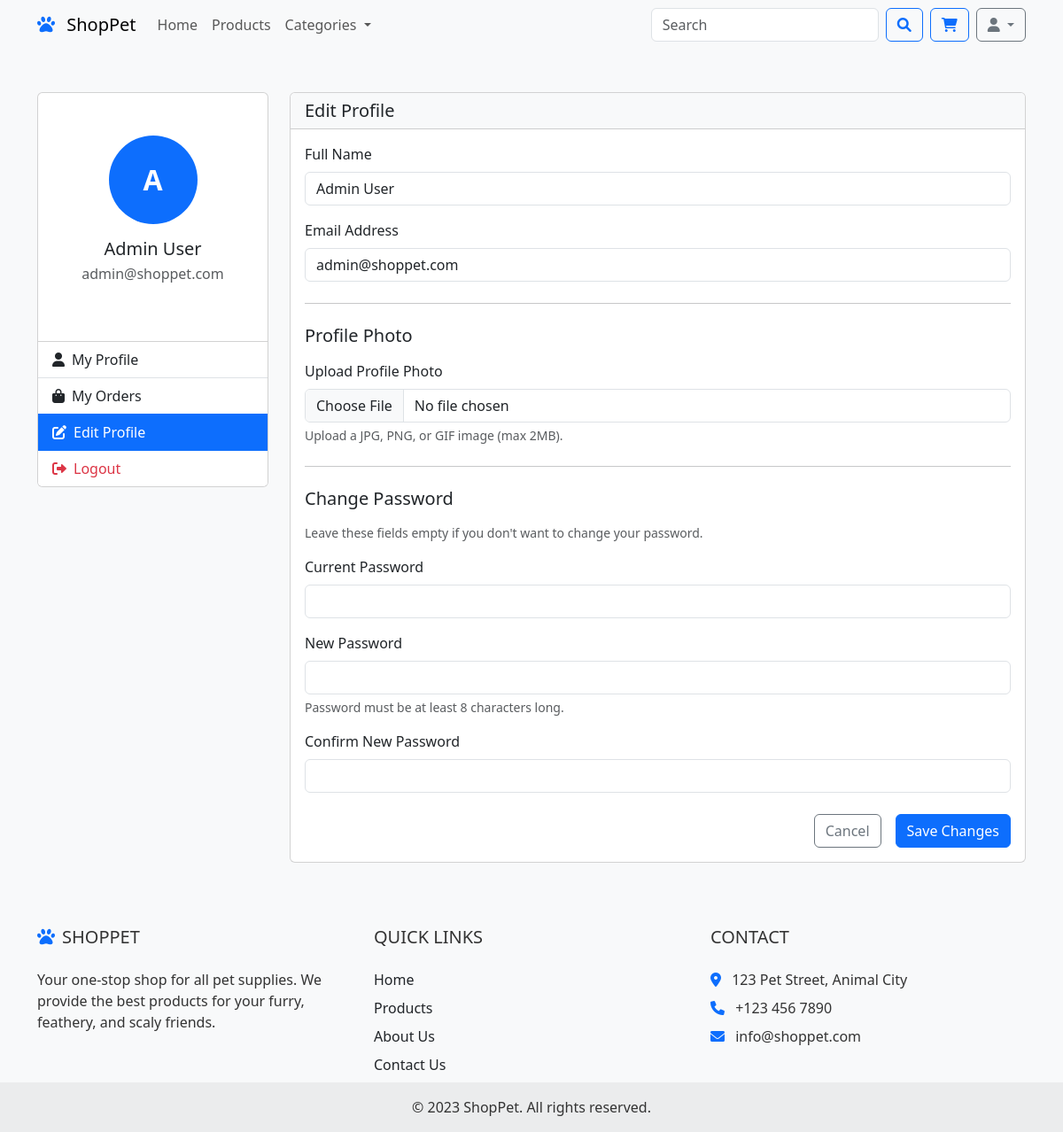
The page /edit_profile.php (signed in) on the database its author committed.
### tables this page shows
CREATE TABLE `users` (
  `id` int(11) NOT NULL,
  `name` varchar(100) NOT NULL,
  `email` varchar(100) NOT NULL,
  `password` varchar(255) NOT NULL,
  `role` enum('user','admin') NOT NULL DEFAULT 'user',
  `created_at` datetime NOT NULL,
  `updated_at` datetime DEFAULT NULL,
  `profile_image` varchar(255) DEFAULT NULL
);

### edit_profile.php (the view, shortened to what this page needs)
<?php
require_once 'config/database.php';
$user_id = $_SESSION['user_id'];
$userQuery = "SELECT * FROM users WHERE id = " . $user_id;
$userResult = $conn->query($userQuery);
$user = $userResult->fetch_assoc();
?>
<!DOCTYPE html>
<html lang="en">
<head>
    <link href="https://cdn.jsdelivr.net/npm/bootstrap@5.3.0-alpha1/dist/css/bootstrap.min.css" rel="stylesheet">
    <link rel="stylesheet" href="https://cdnjs.cloudflare.com/ajax/libs/font-awesome/6.0.0/css/all.min.css">
    <link rel="stylesheet" href="assets/css/style.css">
</head>
<body>
    <?php include 'includes/header.php'; ?>
    <div class="container my-5">
        <div class="row">
            <div class="col-lg-3 mb-4">
                <div class="card">
                    <div class="card-body text-center py-5">
                        <div class="user-avatar mx-auto mb-3" style="width: 100px; height: 100px; font-size: 2rem;">
                            <?php if (!empty($user['profile_image'])): ?>
                                <img src="<?php echo $user['profile_image']; ?>" alt="<?php echo $user['name']; ?>" class="img-fluid rounded-circle" style="width: 100px; height: 100px; object-fit: cover;">
                            <?php else: ?>
                                <?php echo strtoupper(substr($user['name'], 0, 1)); ?>
                            <?php endif; ?>
                        </div>
                        <h5 class="mb-1"><?php echo $user['name']; ?></h5>
                        <p class="text-muted"><?php echo $user['email']; ?></p>
                    </div>
                    <div class="list-group list-group-flush">
                        <a href="profile.php" class="list-group-item list-group-item-action">
                            <i class="fas fa-user me-2"></i>My Profile
                        </a>
                        <a href="orders.php" class="list-group-item list-group-item-action">
                            <i class="fas fa-shopping-bag me-2"></i>My Orders
                        </a>
                        <a href="edit_profile.php" class="list-group-item list-group-item-action active">
                            <i class="fas fa-edit me-2"></i>Edit Profile
                        </a>
                        <a href="logout.php" class="list-group-item list-group-item-action text-danger">
                            <i class="fas fa-sign-out-alt me-2"></i>Logout
                        </a>
                    </div>
                </div>
            </div>
            <div class="col-lg-9">
                <div class="card">
                    <div class="card-header bg-light">
                        <h5 class="mb-0">Edit Profile</h5>
                    </div>
                    <div class="card-body">
                        <form action="edit_profile.php" method="POST" enctype="multipart/form-data">
                            <div class="mb-3">
                                <label for="name" class="form-label">Full Name</label>
                                <input type="text" class="form-control" id="name" name="name" value="<?php echo $user['name']; ?>" required>
                            </div>
                            <div class="mb-3">
                                <label for="email" class="form-label">Email Address</label>
                                <input type="email" class="form-control" id="email" name="email" value="<?php echo $user['email']; ?>" required>
                            </div>
                            <hr class="my-4">
                            <h5 class="mb-3">Profile Photo</h5>
                            <div class="mb-3">
                                <label for="profile_image" class="form-label">Upload Profile Photo</label>
                                <input type="file" class="form-control" id="profile_image" name="profile_image" accept="image/*">
                                <div class="form-text">Upload a JPG, PNG, or GIF image (max 2MB).</div>
                            </div>
                            <hr class="my-4">
                            <h5 class="mb-3">Change Password</h5>
                            <p class="text-muted small mb-3">Leave these fields empty if you don't want to change your password.</p>
                            <div class="mb-3">
                                <label for="current_password" class="form-label">Current Password</label>
                                <input type="password" class="form-control" id="current_password" name="current_password">
                            </div>
                            <div class="mb-3">
                                <label for="new_password" class="form-label">New Password</label>
                                <input type="password" class="form-control" id="new_password" name="new_password">
                                <div class="form-text">Password must be at least 8 characters long.</div>
                            </div>
                            <div class="mb-3">
                                <label for="confirm_password" class="form-label">Confirm New Password</label>
                                <input type="password" class="form-control" id="confirm_password" name="confirm_password">
                            </div>
                            <div class="d-grid gap-2 d-md-flex justify-content-md-end mt-4">
                                <a href="profile.php" class="btn btn-outline-secondary me-md-2">Cancel</a>
                                <button type="submit" class="btn btn-primary">Save Changes</button>
                            </div>
                        </form>
                    </div>
                </div>
            </div>
        </div>
    </div>
    <?php include 'includes/footer.php'; ?>
</body>
</html>

### assets/css/style.css (style rules this page uses)
body { font-family: 'Segoe UI', Tahoma, Geneva, Verdana, sans-serif; color: #333; background-color: #f8f9fa; }
.user-avatar { width: 50px; height: 50px; border-radius: 50%; background-color: #0d6efd; color: white; display: flex; align-items: center; justify-content: center; font-weight: bold; }
.btn-primary { background-color: #0d6efd; border-color: #0d6efd; }

### rows shown on the page
users: name "A", name "Admin User", email "admin@shoppet.com"
